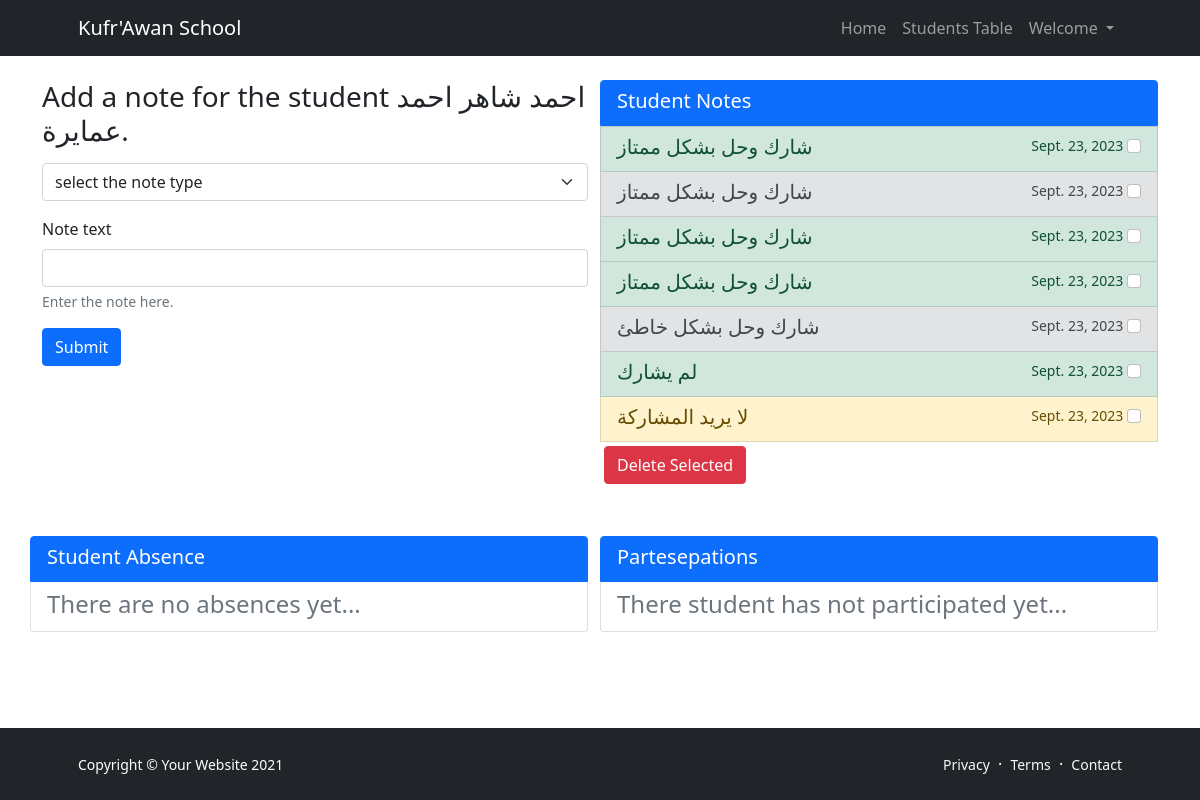
/single_student/71/ (signed in), run on an earlier commit of the app's database.
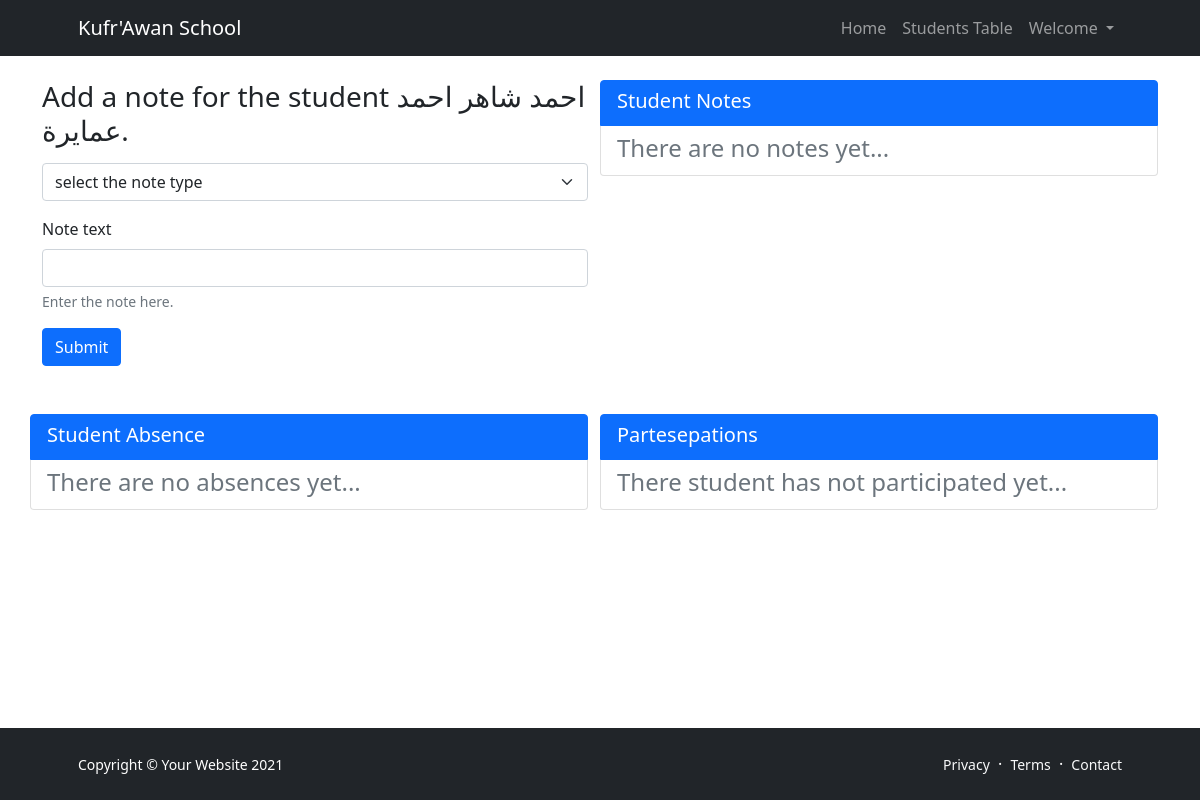
And on a later commit of the database.
### grade/models.py (models this page shows, shortened)
class Student(models.Model):
    full_name = models.CharField(max_length=100, unique=True)
    national_id = models.CharField(
        verbose_name="national id",
        max_length=10,
        validators=[validate_digit_length],
        unique=True,
        null=True,
    )
    grade = models.ForeignKey(Grade, null=True, on_delete=models.SET_NULL)
    section = models.ForeignKey(Section, null=True, on_delete=models.SET_NULL)
    group = models.ForeignKey(Group, null=True, on_delete=models.SET_NULL, blank=True)
    profile_pic = models.FileField(null=True, blank=True)
    mobile = models.OneToOneField(
        Phone, on_delete=models.SET_NULL, null=True, blank=True
    )
    def __str__(self):
        return self.full_name

class StudentNote(models.Model):
    student = models.ForeignKey(Student, null=True, on_delete=models.CASCADE)
    note = models.CharField(max_length=500)
    note_type = models.ForeignKey(StudentNoteType, null=True, on_delete=models.SET_NULL)
    note_date = models.DateField(auto_now=True)
    visible_to_student = models.BooleanField(default=False)

### grade/views.py (the view, shortened to what this page needs)
def edit_student_information(request, student_id):
    if not request.user.is_staff:
        return only_staff_message(request)
    student = Student.objects.get(id=student_id)
    participations: QuerySet[Participation] = Participation.objects.select_related(
        "participation_option", "participation_option__note_type"
    ).filter(student=student)
    return render(
        request,
        "student_edit.html",
        {
            "student_id": student_id,
            "student": student,
            "note_types": StudentNoteType.objects.all(),
            "notes": StudentNote.objects.filter(student=student),
            "absences": Absence.objects.filter(student=student),
            "participations": participations,
        },
    )

### grade/models.py (called while the page is built)
    def __str__(self):
        return self.note_type

### grade/templates/student_edit.html (shortened to what this page needs)
{% extends '__bass.html' %}
{% block contant %}
    <div class="container">
        <div class="row">
            <div class="col-lg-6">
                <div class="my-4">
                    <form method="POST" name="add_note">
                        <div class="mb-3">
                            <h3> Add a note for the student {{ student.full_name }}. </h3>
                        </div>
                        <div class="mb-3">
                            <select class="form-select" aria-label="Default select example" name="note_type">
                                <option disabled selected>select the note type</option>
                            </select>
                        </div>
                        <div class="mb-3">
                            <label for="note_text" class="form-label">Note text</label>
                            <input type="text" class="form-control" name="note_text" aria-describedby="note_text">
                            <div id="note_text" class="form-text">Enter the note here.</div>
                        </div>
                        <button type="submit" class="btn btn-primary">Submit</button>
                    </form>
                </div>
            </div>
            <div class="list-group col col-12  col-lg-6 my-4">
                <span class="list-group-item list-group-item-action flex-column align-items-start active">
                    <div class="d-flex w-100 justify-content-between">
                        <h5 class="mb-1">Student Notes</h5>
                    </div>
                </span>
                {% if notes %}
                <form method="POST" id="delete_notes" name="delete_notes">
                    {% for note in notes %}
                        <span
                                class="list-group-item list-group-item-action flex-column align-items-start list-group-item-{{ note.note_type.tag }}">
                            <div class="d-flex w-100 justify-content-between">
                                <h5 class="mb-1">{{ note.note }}</h5>
                                <small>{{ note.note_date }} <input class="form-check-input note-checkbox"
                                                                   type="checkbox" name="deleted_notes_list"
                                                                   value="{{ note.id }}" id="{{ note.id }}">
                                </small>
                            </div>
                        </span>
                    {% endfor %}
                        <button type="submit" name="del_note_list" id="delete" class="btn btn-danger m-1">
                            Delete Selected</button>
                        </form>
                {% else %}
                    <span
                            class="list-group-item list-group-item-action flex-column align-items-start">
                        <div class="d-flex w-100 justify-content-between">
                            <h4 class="mb-1 text-muted">There are no notes yet...</h4>
                        </div>
                    </span>
                {% endif %}
            </div>
            <div class="list-group col col-lg-6 my-4">
                <span class="list-group-item list-group-item-action flex-column align-items-start active">
                    <div class="d-flex w-100 justify-content-between">
                        <h5 class="mb-1">Student Absence</h5>
                    </div>
                </span>
                {% if absences %}
                    <form method="POST" name="absence">
                    {% csrf_token %}
                        {% for absence in absences %}
                            <div
                                    class="list-group-item list-group-item-action flex-column align-items-start list-group-item-{{ note.note_type.tag }}">
                                <div class="d-flex w-100 justify-content-between">
                                    <h5 class="mb-1">{{ absence.absence_date.isoformat }}  </h5>
                                    <small>{{ note.note_date }} <input class="form-check-input note-checkbox"
                                                                       type="checkbox" name="absences"
                                                                       value="{{ absence.id }}" id="{{ absence.id }}">
                                    </small>
                                </div>
                            </div>
                        {% endfor %}
                    <button type="submit" name="del_absence_list" id="delete2" class="btn btn-danger m-1">
                            Delete Selected</button>
                    </form>
                {% else %}
                    <div class="list-group-item list-group-item-action flex-column align-items-start">
                        <div class="d-flex w-100 justify-content-between">
                            <h4 class="mb-1 text-muted">There are no absences yet...</h4>
                        </div>
                    </div>
                {% endif %}
            </div>
            <div class="list-group col col-lg-6 my-4">
                <span class="list-group-item list-group-item-action flex-column align-items-start active">
                    <div class="d-flex w-100 justify-content-between">
                        <h5 class="mb-1">Partesepations</h5>
                    </div>
                </span>
                {% if participations %}
                <form method="POST" id="delete_participations" name="participations">
                    {% csrf_token %}
                    {% for participation in participations %}
                        <span
                                class="list-group-item list-group-item-action flex-column align-items-start list-group-item-{{ participation.participation_option.note_type.tag }}">
                            <div class="d-flex w-100 justify-content-between">
                                <h5 class="mb-1">{{ participation.participation_option.note }}</h5>
                                <small>{{ participation.note_date }} <input class="form-check-input note-checkbox"
                                                                   type="checkbox" name="deleted_participations_list"
                                                                   value="{{ participation.id }}" id="p-{{ participation.id }}">
                                </small>
                            </div>
                        </span>
                    {% endfor %}
                        <button type="submit" id="delete3" class="btn btn-danger m-1">
                            Delete Selected</button>
                        </form>
                {% else %}
                    <span
                            class="list-group-item list-group-item-action flex-column align-items-start">
                        <div class="d-flex w-100 justify-content-between">
                            <h4 class="mb-1 text-muted">There student has not participated yet...</h4>
                        </div>
                    </span>
                {% endif %}
            </div>
        </div>
    </div>
{% endblock %}

### templates/__bass.html (shortened to what this page needs)
{% load static %}
<!DOCTYPE html>
<html lang="en">
<head>
    <link href="https://cdn.jsdelivr.net/npm/bootstrap-icons@1.5.0/font/bootstrap-icons.css" rel="stylesheet"/>
    <link href="{% static "css/styles.css" %}" rel="stylesheet"/>
    <link href="{% static "css/custom.css" %}" rel="stylesheet">
</head>
<body class="d-flex flex-column h-100">
<main class="flex-shrink-0">
    <nav class="navbar navbar-expand-lg navbar-dark bg-dark">
        <div class="container px-5">
            <a class="navbar-brand" href="{% url 'index' %}">Kufr'Awan School</a>
            <div class="collapse navbar-collapse" id="navbarSupportedContent">
                <ul class="navbar-nav ms-auto mb-2 mb-lg-0">
                    <li class="nav-item"><a class="nav-link" href="{% url 'index' %}">Home</a></li>
                    {% if request.user.is_staff %}
                        <li class="nav-item"><a class="nav-link" href="{% url 'chose_grade' %}">Students Table</a></li>
                    {% endif %}
                    {% if user.is_authenticated %}
                        <li class="nav-item dropdown">
                            <a class="nav-link dropdown-toggle" id="navbarDropdownPortfolio" href="#" role="button"
                               data-bs-toggle="dropdown" aria-expanded="false">Welcome {{ user.first_name }}</a>
                        </li>
                    {% endif %}
                </ul>
            </div>
        </div>
    </nav>
    {% block contant %}
    {% endblock %}
</main>
<footer class="bg-dark py-4 mt-auto">
    <div class="container px-5">
        <div class="row align-items-center justify-content-between flex-column flex-sm-row">
            <div class="col-auto">
                <div class="small m-0 text-white">Copyright &copy; Your Website 2021</div>
            </div>
            <div class="col-auto">
                <a class="link-light small" href="#!">Privacy</a>
                <span class="text-white mx-1">&middot;</span>
                <a class="link-light small" href="#!">Terms</a>
                <span class="text-white mx-1">&middot;</span>
                <a class="link-light small" href="#!">Contact</a>
            </div>
        </div>
    </div>
</footer>
</body>
</html>

### my_school/static/css/custom.css (style rules this page uses)
a:link { text-decoration: none; }

What changed in the data, as far as the page shows it:
removed StudentNote: note "شارك وحل بشكل ممتاز", note_date "Sept. 23, 2023"
removed StudentNote: note "شارك وحل بشكل ممتاز", note_date "Sept. 23, 2023"
removed StudentNote: note "شارك وحل بشكل ممتاز", note_date "Sept. 23, 2023"
removed StudentNote: note "شارك وحل بشكل ممتاز", note_date "Sept. 23, 2023"
removed StudentNote: note "شارك وحل بشكل خاطئ", note_date "Sept. 23, 2023"
removed StudentNote: note "لم يشارك", note_date "Sept. 23, 2023"
removed StudentNote: note "لا يريد المشاركة", note_date "Sept. 23, 2023"
Also different on the page:
text no longer shown: "Delete Selected"
text now shown: "There are no notes yet..."
